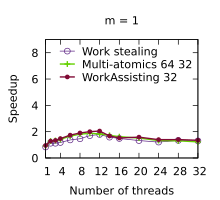

Write the gnuplot code that produced this figure.
set title "m = 1"
set terminal pdf size 2.2,2.0
set output "./results/LUD_n___512,_m___1.pdf"
set key on
set key top left Left reverse
set key samplen 1.4
set xrange [1:32]
set xtics (1, 4, 8, 12, 16, 20, 24, 28, 32)
set xlabel "Number of threads"
set yrange [0:9]
set ytics (0, 2, 4, 6, 8)
set ylabel "Speedup"
plot './results/LUD_n___512,_m___1.dat' using 1:2 title "Work stealing" pointsize 0.7 lw 1 pt 6 linecolor rgb "#5B2182" with linespoints, \
  './results/LUD_n___512,_m___1.dat' using 1:3 title "Multi-atomics 64 32" pointsize 0.7 lw 2 pt 1 linecolor rgb "#64D000" with linespoints, \
  './results/LUD_n___512,_m___1.dat' using 1:4 title "WorkAssisting 32" pointsize 0.4 lw 2 pt 7 linecolor rgb "#800A35" with linespoints
